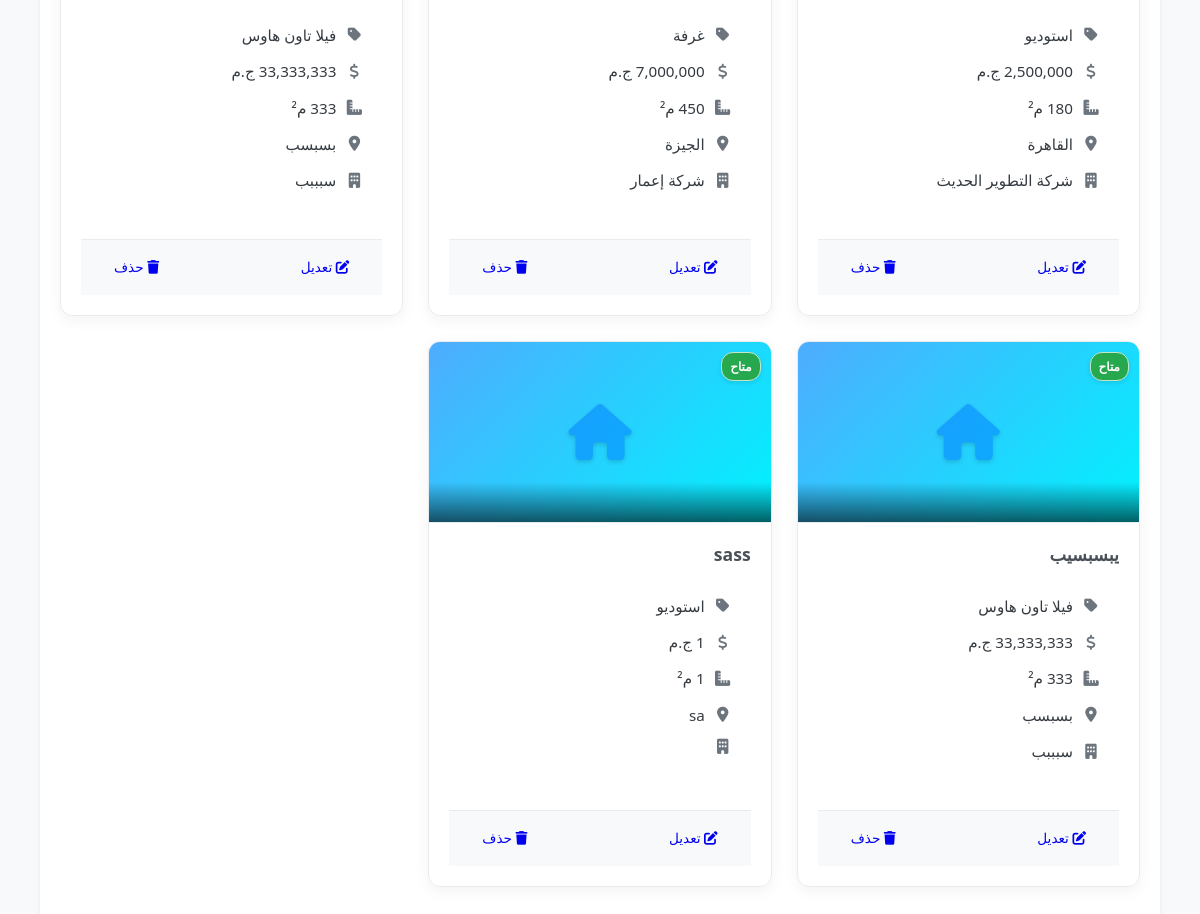
The app's page /residential_properties.php?view=card (signed in, lower part), older data.
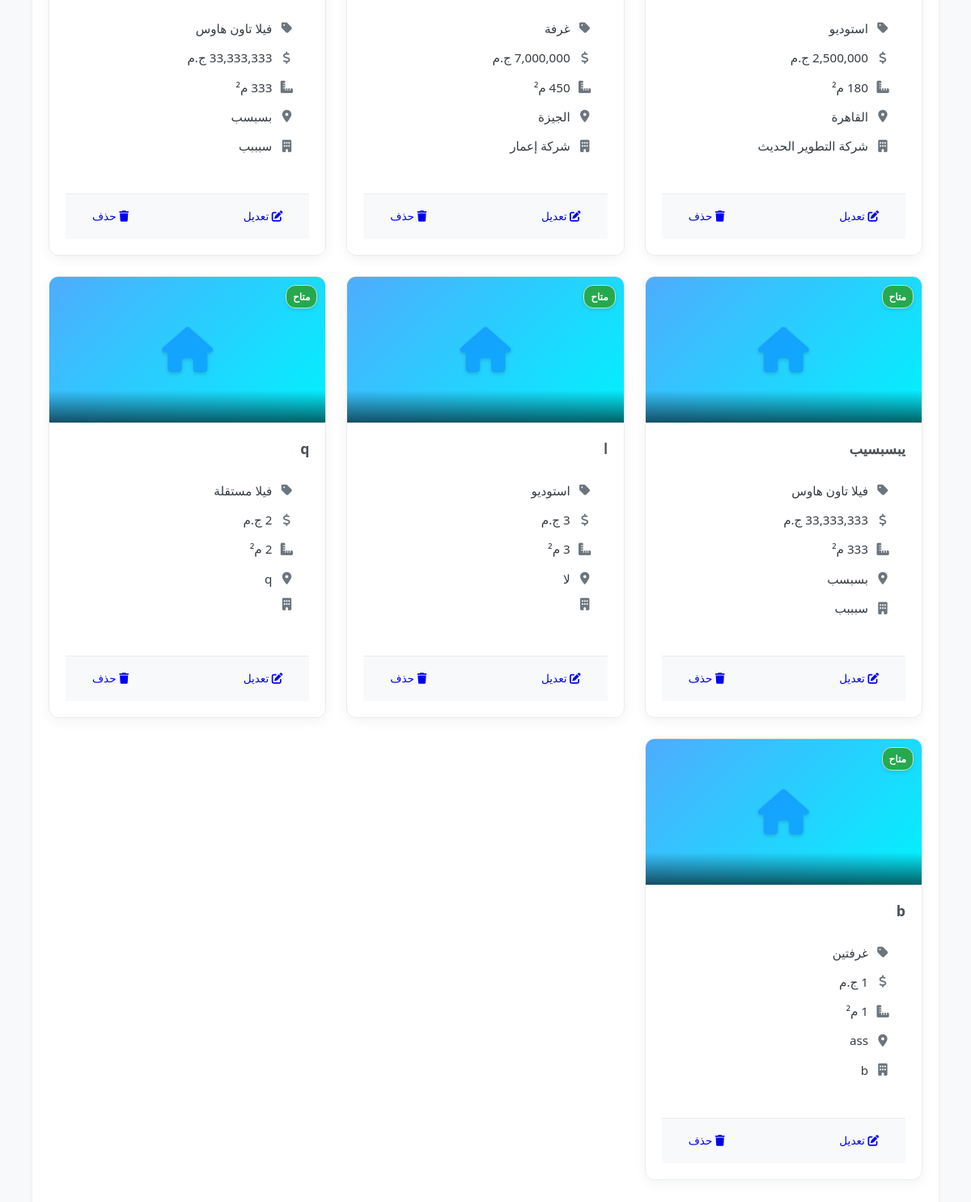
The same page, newer data.
### tables this page shows
CREATE TABLE `properties` (
  `PropertyID` int(11) NOT NULL,
  `PropertyTypeID` int(11) NOT NULL COMMENT 'FK to PropertyTypes',
  `Title` varchar(255) NOT NULL,
  `Description` text DEFAULT NULL,
  `Location` varchar(255) DEFAULT NULL,
  `Price` decimal(15,2) DEFAULT NULL,
  `Area` decimal(10,2) DEFAULT NULL,
  `Bedrooms` int(11) DEFAULT NULL,
  `Bathrooms` int(11) DEFAULT NULL,
  `Status` enum('available','sold','rented','unavailable') DEFAULT 'available',
  `DateAdded` timestamp NULL DEFAULT current_timestamp(),
  `EmployeeID` int(11) DEFAULT NULL COMMENT 'FK to Employees who added it',
  `unit_design_id` int(11) DEFAULT NULL COMMENT 'FK to PropertyUnitDesigns',
  `finishing_type_id` int(11) DEFAULT NULL COMMENT 'FK to PropertyFinishingTypes',
  `compound_area` decimal(12,2) DEFAULT NULL,
  `down_payment_percentage` decimal(5,2) DEFAULT NULL,
  `payment_years` int(11) DEFAULT NULL,
  `delivery_date` date DEFAULT NULL,
  `ProjectName` varchar(255) DEFAULT NULL,
  `min_price` decimal(15,2) DEFAULT NULL,
  `max_price` decimal(15,2) DEFAULT NULL,
  `min_area` decimal(10,2) DEFAULT NULL,
  `max_area` decimal(10,2) DEFAULT NULL,
  `avg_area` decimal(10,2) DEFAULT NULL,
  `district` varchar(100) DEFAULT NULL,
  `governorate` varchar(100) DEFAULT NULL,
  `company_name` varchar(150) DEFAULT NULL,
  `FloorsCount` int(11) DEFAULT NULL,
  `sales_manager_name` varchar(255) DEFAULT NULL,
  `sales_manager_phone` varchar(50) DEFAULT NULL,
  `salesperson_name` varchar(255) DEFAULT NULL,
  `salesperson_phone` varchar(50) DEFAULT NULL
);

CREATE TABLE `propertyunitdesigns` (
  `DesignID` int(11) NOT NULL,
  `DesignName` varchar(100) NOT NULL
);

### lang/translate.php (called while the page is built, shortened)
<?php
$lang_file = __DIR__ . '/' . $_SESSION['lang'] . '.php';
if (file_exists($lang_file)) {
    $translations = include($lang_file);
} else {
    $translations = include(__DIR__ . '/ar.php');
}
function t($key)
{
    global $translations;
    return isset($translations[$key]) ? $translations[$key] : $key;
}
function get_direction()
{
    return ($_SESSION['lang'] == 'ar') ? 'rtl' : 'ltr';
}
function get_lang_code()
{
    return $_SESSION['lang'];
}

### permissions.php (called while the page is built, shortened)
<?php
function get_user_role() {
    return isset($_SESSION["role"]) ? $_SESSION["role"] : null;
}
function is_manager() {
    return get_user_role() === 'manager';
}
function is_admin() {
    return get_user_role() === 'admin';
}
function can_manage_properties() {
    return is_manager() || is_admin();
}
?>

### residential_properties.php (the view, shortened to what the changed rows need)
<?php
require_once __DIR__ . '/lang/translate.php';
require_once __DIR__ . '/db.php';
require_once 'permissions.php';
require_once __DIR__ . '/property_image_helper.php';
$view_mode = isset($_GET['view']) && $_GET['view'] === 'card' ? 'card' : 'table';
$sort_column = isset($_GET['sort']) ? trim($_GET['sort']) : 'DateAdded';
$sort_direction = isset($_GET['direction']) && $_GET['direction'] === 'desc' ? 'desc' : 'asc';
$allowed_sort_columns = [
    'PropertyID' => 'p.PropertyID',
    'DateAdded' => 'p.DateAdded',
    'Price' => 'COALESCE(p.Price, p.min_price)',
    'Area' => 'COALESCE(p.Area, p.avg_area)',
    'ProjectName' => 'p.ProjectName',
    'Title' => 'p.Title',
    'governorate' => 'p.governorate',
    'Status' => 'p.Status'
];
$sql_select = "SELECT p.*, pt.TypeName AS PropertyTypeName, e.FullName AS EmployeeName,
               pud.DesignName AS UnitDesignName, pft.FinishingName AS FinishingTypeName
               FROM Properties p
               LEFT JOIN PropertyTypes pt ON p.PropertyTypeID = pt.PropertyTypeID
               LEFT JOIN Employees e ON p.EmployeeID = e.EmployeeID
               LEFT JOIN PropertyUnitDesigns pud ON p.unit_design_id = pud.DesignID
               LEFT JOIN PropertyFinishingTypes pft ON p.finishing_type_id = pft.FinishingID";
$sql_where = [];
$params = [];
$types = "";
$sql_where[] = "p.PropertyTypeID = ?";
$params[] = CURRENT_PROPERTY_TYPE_ID;
$types .= "i";
$sql = $sql_select;
if (!empty($sql_where)) {
    $sql .= " WHERE " . implode(" AND ", $sql_where);
}
$sql .= " ORDER BY " . $allowed_sort_columns[$sort_column] . " " . strtoupper($sort_direction);
$properties = [];
if ($stmt = $conn->prepare($sql)) {
    if (!empty($params)) {
        $stmt->bind_param($types, ...$params);
    }
    if ($stmt->execute()) {
        $result = $stmt->get_result();
        while ($row = $result->fetch_assoc()) {
            $properties[] = $row;
        }
    } else {
        error_log("Error executing property query: " . $stmt->error . " | SQL: " . $sql . " | Params: " . print_r($params, true));
        $_SESSION['error_message'] = t('database_error');
    }
} else {
    error_log("Error preparing property query: " . $conn->error . " | SQL: " . $sql);
    $_SESSION['error_message'] = t('db_error_prepare');
}
function formatDisplayPrice($row)
{
    if (!empty($row['Price']) && is_numeric($row['Price'])) {
        return number_format(floatval($row['Price']), 0, '.', ',') . ' ' . t('currency');
    } elseif (!empty($row['min_price']) && is_numeric($row['min_price']) && !empty($row['max_price']) && is_numeric($row['max_price'])) {
        return number_format(floatval($row['min_price']), 0, '.', ',') . ' - ' . number_format(floatval($row['max_price']), 0, '.', ',') . ' ' . t('currency');
    } elseif (!empty($row['min_price']) && is_numeric($row['min_price'])) {
        return t('starts_from') . ' ' . number_format(floatval($row['min_price']), 0, '.', ',') . ' ' . t('currency');
    } elseif (!empty($row['max_price']) && is_numeric($row['max_price'])) {
        return t('up_to') . ' ' . number_format(floatval($row['max_price']), 0, '.', ',') . ' ' . t('currency');
    }
    return t('price_not_specified');
}
function formatDisplayArea($row)
{
    if (!empty($row['Area']) && is_numeric($row['Area'])) {
        return number_format(floatval($row['Area']), 0, '.', ',') . ' ' . t('sqm');
    } elseif (!empty($row['min_area']) && is_numeric($row['min_area']) && !empty($row['max_area']) && is_numeric($row['max_area'])) {
        return number_format(floatval($row['min_area']), 0, '.', ',') . ' - ' . number_format(floatval($row['max_area']), 0, '.', ',') . ' ' . t('sqm');
    } elseif (!empty($row['min_area']) && is_numeric($row['min_area'])) {
        return t("starts_from") . " " . number_format(floatval($row["min_area"]), 0, ".", ",") . " " . t("sqm");
    } elseif (!empty($row['max_area']) && is_numeric($row['max_area'])) {
        return t("up_to") . " " . number_format(floatval($row["max_area"]), 0, ".", ",") . " " . t("sqm");
    }
    return t('area_not_specified');
}
?>
<!DOCTYPE html>
<html lang="<?php echo get_lang_code(); ?>" dir="<?php echo get_direction(); ?>">
<head>
    <link rel="stylesheet" href="modern_styles.css">
    <?php if (get_direction() === 'rtl'): ?>
        <link rel="stylesheet" href="rtl_styles.css">
    <?php endif; ?>
    <link rel="stylesheet" href="enhanced_property_table_styles.css">
    <link rel="stylesheet" href="clickable_rows.css">
    <link rel="stylesheet" href="property_card_styles.css">
    <link rel="stylesheet" href="https://cdnjs.cloudflare.com/ajax/libs/font-awesome/6.0.0-beta3/css/all.min.css">
</head>
<body>
<div class="container">
    <?php if (empty($properties)): ?>
        <div class="no-properties">
            <i class="fas fa-search"></i>
            <h3><?php echo t('no_properties_found'); ?></h3>
            <p><?php echo t('no_properties_matching_filters'); ?></p>
        </div>
    <?php elseif ($view_mode === 'card'): ?>
        <div class="property-cards">
            <?php foreach ($properties as $property): ?>
                <div class="property-card" data-property-id="<?php echo $property['PropertyID']; ?>" data-property-type="<?php echo $property['PropertyTypeID']; ?>">
                    <div class="property-image">
                        <?php echo generatePropertyCardImageHTML($property, $conn); ?>
                        <div class="property-status-badge status-<?php echo $property['Status']; ?>">
                            <?php echo t('status_' . $property['Status']); ?>
                        </div>
                    </div>
                    <div class="property-content">
                        <div class="property-title">
                            <?php echo htmlspecialchars($property['ProjectName'] ?: $property['Title'] ?: t('undefined')); ?>
                        </div>
                        <div class="property-details">
                            <div class="property-info">
                                <i class="fas fa-tag"></i>
                                <span><?php echo htmlspecialchars($property['UnitDesignName'] ?? t('undefined')); ?></span>
                            </div>
                            <div class="property-info">
                                <i class="fas fa-dollar-sign"></i>
                                <span><?php echo formatDisplayPrice($property); ?></span>
                            </div>
                            <div class="property-info">
                                <i class="fas fa-ruler-combined"></i>
                                <span><?php echo formatDisplayArea($property); ?></span>
                            </div>
                            <div class="property-info">
                                <i class="fas fa-map-marker-alt"></i>
                                <span><?php echo htmlspecialchars($property['governorate'] ?: t('undefined')); ?></span>
                            </div>
                            <div class="property-info">
                                <i class="fas fa-building"></i>
                                <span><?php echo htmlspecialchars($property['company_name'] ?? t('undefined')); ?></span>
                            </div>
                        </div>
                        <div class="property-actions">
                            <?php if (can_manage_properties()): ?>
                            <a href="edit_property.php?id=<?php echo $property['PropertyID']; ?>" class="btn btn-sm btn-warning">
                                <i class="fas fa-edit"></i> <?php echo t('edit'); ?>
                            </a>
                            <a href="delete_property.php?id=<?php echo $property['PropertyID']; ?>" class="btn btn-sm btn-danger" onclick="return confirm('<?php echo t('confirm_delete_property'); ?>');">
                                <i class="fas fa-trash"></i> <?php echo t('delete'); ?>
                            </a>
                            <?php endif; ?>
                        </div>
                    </div>
                </div>
            <?php endforeach; ?>
        </div>
    <?php endif; ?>
</div>
</body>
</html>

### property_image_helper.php (shortened to what the changed rows need)
<?php
function getPropertyCardImage($property_id, $conn) {
    $sql = "SELECT file_path FROM property_images WHERE property_id = ? AND is_primary = 1 LIMIT 1";
    if ($stmt = $conn->prepare($sql)) {
        $stmt->bind_param("i", $property_id);
        $stmt->execute();
        $result = $stmt->get_result();
    }
    $sql = "SELECT file_path FROM property_images WHERE property_id = ? ORDER BY upload_date ASC LIMIT 1";
    if ($stmt = $conn->prepare($sql)) {
        $stmt->bind_param("i", $property_id);
        $stmt->execute();
        $result = $stmt->get_result();
    }
    return null;
}
function getPropertyTypeIcon($property_type_id) {
    $type_icons = [
        1 => 'fas fa-home',
        2 => 'fas fa-umbrella-beach',
        3 => 'fas fa-building',
        4 => 'fas fa-store',
        5 => 'fas fa-hotel',
        6 => 'fas fa-hospital'
    ];
    return $type_icons[$property_type_id] ?? 'fas fa-landmark';
}
function generatePropertyCardImageHTML($property, $conn) {
    $image_path = getPropertyCardImage($property['PropertyID'], $conn);
    if ($image_path && file_exists($image_path)) {
        return '<img src="' . htmlspecialchars($image_path) . '" alt="Property Image" class="property-card-image">';
    } else {
        $icon_class = getPropertyTypeIcon($property['PropertyTypeID']);
        return '<div class="property-icon-fallback"><i class="' . $icon_class . '"></i></div>';
    }
}
?>

Row changes from the older to the newer data that the page shows:
removed properties: Status "متاح", Title "sass", unit_design.DesignName "استوديو", Price "1 ج.م", Area "1 م²", governorate "sa"
added properties: Status "متاح", ProjectName "ا", unit_design.DesignName "استوديو", Price "3 ج.م", Area "3 م²", governorate "لا"
added properties: Status "متاح", ProjectName "q", unit_design.DesignName "فيلا مستقلة", Price "2 ج.م", Area "2 م²", governorate "q"
added properties: Status "متاح", Title "b", unit_design.DesignName "غرفتين", Price "1 ج.م", Area "1 م²", governorate "ass", company_name "b"
